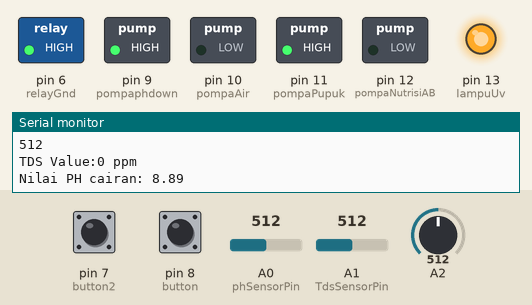
This sketch was run on a simulated Arduino Leonardo, built with avr-gcc and run on an emulated ATmega32U4. Parts: switched loads named in the sketch (green lamp = pin HIGH), output pins drawn as LEDs (lit = HIGH), the last lines printed to the serial monitor. The inputs (shaded band) are chosen by the test bench; at power-on: pin 7 (button2) LOW, A0 (phSensorPin) = 512, A1 (TdsSensorPin) = 512, A2 = 512, pin 8 (button) LOW. WiFi joins after 1.5 s; servers stay silent unless stated; the local clock reads 2024-03-15 10:24:30 at power-on unless the sketch sets it.

Above: at 3.0 s.
3.1 s: pin 7 (button2) pulled HIGH for 3.2 s
At 8.0 s:
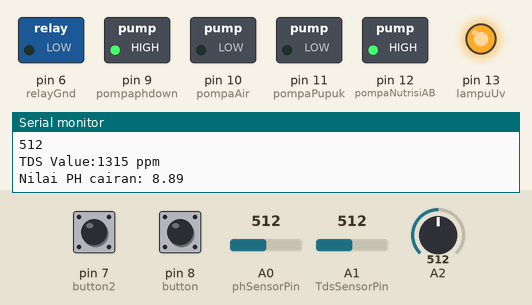
8.9 s: A0 (phSensorPin) set to 578
10.4 s: A0 (phSensorPin) set to 603
At 11.7 s:
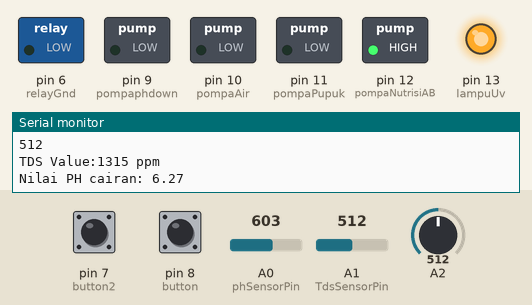
12.0 s: A1 (TdsSensorPin) set to 403
15.0 s: A1 (TdsSensorPin) set to 367
At 17.7 s:
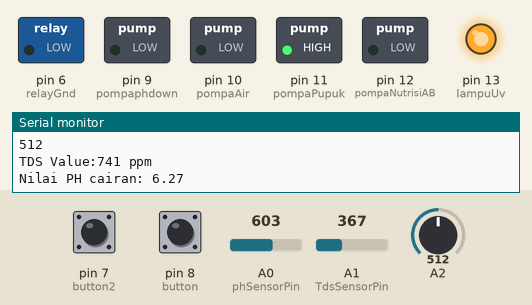
18.0 s: A2 set to 105
19.5 s: A2 set to 96
At 21.0 s:
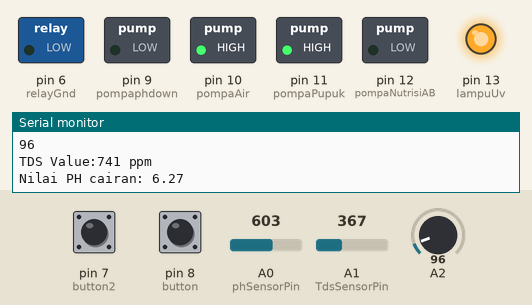
Timing chart, 0 to 22.1 s (numbered marks = the images above; inputs shaded):
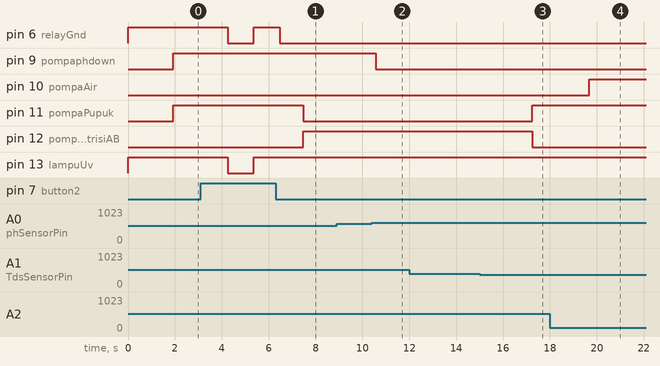

Measured:
- the behaviour switches between 595 and 596 on A0 (phSensorPin) (found by bisection; images 1 and 2)
- the behaviour switches between 386 and 385 on A1 (TdsSensorPin) (found by bisection; images 2 and 3)
- the behaviour switches between 101 and 100 on A2 (found by bisection; images 3 and 4)
- after the input at 3.1 s, pin 6 (relayGnd): HIGH → LOW after 1.1 s, → HIGH 1.1 s later, → LOW 1.1 s later; pin 11 (pompaPupuk): HIGH → LOW after 4.4 s instead of 0.59 s; pin 12 (pompaNutrisiAB): LOW → HIGH after 4.4 s instead of 0.59 s; pin 13 (lampuUv): HIGH → LOW after 1.1 s, → HIGH 1.1 s later
- after the input at 10.4 s, pin 9 (pompaphdown): HIGH → LOW after 0.18 s
- after the input at 15.0 s, pin 11 (pompaPupuk): LOW → HIGH after 2.2 s; pin 12 (pompaNutrisiAB): HIGH → LOW after 2.2 s
- after the input at 19.5 s, pin 10 (pompaAir): LOW → HIGH after 0.18 s

The sketch:

FINAL_SMARTGARDEN_BLYNK.ino
```cpp
#define BLYNK_PRINT Serial
#include <ESP8266_Lib.h>
#include <BlynkSimpleShieldEsp8266.h>
#include <EEPROM.h>
#include <DS3231_Simple.h>
DS3231_Simple Clock;
#define TdsSensorPin A1
#define VREF 5.0      // analog reference voltage(Volt) of the ADC
#define SCOUNT  30           // sum of sample point
char ssid [] = "Home";
char pass [] = "home9899";
//char ssid [] = "nextjack";
//char pass [] = "dwl686168";
char auth[] = "w9gKcejlGmde44KVrdu7D-NQD6kRBNGd";


// Hardware Serial on Mega, Leonardo, Micro...
#define EspSerial Serial1


// or Software Serial on Uno, Nano...
//#include <SoftwareSerial.h>
//SoftwareSerial EspSerial(2, 3); // RX, TX

// Your ESP8266 baud rate:
#define ESP8266_BAUD 115200

ESP8266 wifi(&EspSerial);

int analogBuffer[SCOUNT];    // store the analog value in the array, read from ADC
int analogBufferTemp[SCOUNT];
int resval = 0;  // holds the value
int analogBufferIndex = 0, copyIndex = 0;
int button = 8;
int nilaitombol;
int count;
int button2 = 7;
int nilaitombol2;
int count2;
int waktuTanam = 0;
int lampuUv = 13;
int pompaNutrisiAB = 12;
int pompaPupuk = 11;
int pompaAir = 10;
int pompaphdown = 9;
int relayGnd = 6;
String keadaanAir;
String modeSistem;
String sistemTanam;
const int phSensorPin  = A0;
float Po = 0;
byte value;
float averageVoltage = 0, tdsValue = 0, temperature = 25;

void setup()
{
  Serial.begin(9600);
  pinMode (phSensorPin, INPUT);
  pinMode(button, INPUT);
  pinMode(button2, INPUT);
  pinMode(TdsSensorPin, INPUT);
  pinMode(lampuUv, OUTPUT);
  pinMode(pompaNutrisiAB, OUTPUT);
  pinMode(pompaPupuk, OUTPUT);
  pinMode(pompaAir, OUTPUT);
  pinMode(pompaphdown, OUTPUT);
  pinMode(relayGnd, OUTPUT);
  digitalWrite(lampuUv, HIGH);
  digitalWrite(relayGnd, HIGH);
  Clock.begin();
  EspSerial.begin(ESP8266_BAUD);
  delay(10);

  Blynk.begin(auth, wifi, ssid, pass);
}

void loop()
{
  Blynk.run();
  // program rtc
  DateTime waktu;
  waktu = Clock.read();

  Serial.print(waktu.Day);
  Serial.print("/");
  Serial.print(waktu.Month);
  Serial.print("/");
  Serial.print(waktu.Year);
  Serial.print(" ");
  Serial.print(waktu.Hour);
  Serial.print(":");
  Serial.print(waktu.Minute);
  Serial.print(":");
  Serial.println(waktu.Second);
  int waktuDay = waktu.Day;
  int waktuHour = waktu.Hour;

  //program button waktu tanam
  nilaitombol = digitalRead(button);
  if (nilaitombol == 1) {
    count++;
    delay(1000);
    delay(1);
    if (count == 1) {
      sistemTanam = "tanaman sedang dalam pertumbuhan";
      if (waktuDay++)
      {
        value++;
        EEPROM.write(0, value);

      }
    }
    else if (count == 2) {
     sistemTanam = "tanaman telah dipanen" ;
      value = 0;
      count = 0;
    }
  }


  // program mode indoor dan outdor
  nilaitombol2 = digitalRead(button2);

  //Program water level
  resval = analogRead(A2);
  Serial.println(resval);


  //program ppm
  static unsigned long analogSampleTimepoint = millis();
  if (millis() - analogSampleTimepoint > 40U)  //every 40 milliseconds,read the analog value from the ADC
  {
    analogSampleTimepoint = millis();
    analogBuffer[analogBufferIndex] = analogRead(TdsSensorPin);    //read the analog value and store into the buffer
    analogBufferIndex++;
    if (analogBufferIndex == SCOUNT)
      analogBufferIndex = 0;
  }
  static unsigned long printTimepoint = millis();
  if (millis() - printTimepoint > 800U)
  {
    printTimepoint = millis();
    for (copyIndex = 0; copyIndex < SCOUNT; copyIndex++)
      analogBufferTemp[copyIndex] = analogBuffer[copyIndex];
    averageVoltage = getMedianNum(analogBufferTemp, SCOUNT) * (float)VREF / 1024.0; // read the analog value more stable by the median filtering algorithm, and convert to voltage value
    float compensationCoefficient = 1.0 + 0.02 * (temperature - 25.0); //temperature compensation formula: fFinalResult(25^C) = fFinalResult(current)/(1.0+0.02*(fTP-25.0));
    float compensationVolatge = averageVoltage / compensationCoefficient; //temperature compensation
    tdsValue = (133.42 * compensationVolatge * compensationVolatge * compensationVolatge - 255.86 * compensationVolatge * compensationVolatge + 857.39 * compensationVolatge) * 0.5; //convert voltage value to tds value
    //Serial.print("voltage:");
    //Serial.print(averageVoltage,2);
    //Serial.print("V   ");

  }
  Serial.print("TDS Value:");
  Serial.print(tdsValue, 0);
  Serial.println(" ppm");
  delay(5);

  //program ph air
  int nilaiPengukuranPh = analogRead(phSensorPin);
  double TeganganPh = 5 / 1024.0 * nilaiPengukuranPh;
  //Po = 7.00 + ((teganganPh7 - TeganganPh) / PhStep);
  Po = 8.30 + ((2.6 - TeganganPh) / 0.17);
  Serial.print("Nilai PH cairan: ");
  Serial.println(Po);
  delay(100);
  //kurang pupuk
  if ((tdsValue >= 0) && (tdsValue <= 800))
  {
    digitalWrite(pompaNutrisiAB, LOW);
    digitalWrite(pompaPupuk, HIGH);

  }
  //Batas wajar kualitas pupuk
  if (tdsValue > 800)
  {
    digitalWrite(pompaPupuk, LOW);
    digitalWrite(pompaNutrisiAB, HIGH);
  }
  // air menyala saat kurang dari jarak normal
  if (resval <= 100)
  {
    keadaanAir="Tidak Penuh";
    digitalWrite(pompaAir, HIGH);
  }

  // air berhenti saat melewati batas
  if (resval > 330)
  {
    keadaanAir="Penuh";
    digitalWrite(pompaAir, LOW);
  }

  //ph air basa
  if ( Po > 6.50)
  {
    digitalWrite(pompaphdown, HIGH);
  }
  if ( Po <= 6.50)
  {
    digitalWrite(pompaphdown, LOW);
  }
  if (nilaitombol2 == 1) {

    count2++;
    delay(1000);
    if (count2 == 1)
    {
      modeSistem = "Normal Indoor";
      if ((waktuHour >= 5) && ( waktuHour <= 19))
      {
        digitalWrite(relayGnd, LOW);
        digitalWrite(lampuUv, LOW);
      }
      if ((waktuHour <= 5) || ( waktuHour >= 19))
      {
        digitalWrite(relayGnd, HIGH);
        digitalWrite(lampuUv, HIGH);
      }
    }
    if (count2 == 2)
    {
      modeSistem = "Night Indoor";
      if ((waktuHour < 5) || ( waktuHour > 19))
      {
        digitalWrite(relayGnd, LOW);
        digitalWrite(lampuUv, LOW);
      }
      if ((waktuHour > 5) && ( waktuHour < 19))
      {
        digitalWrite(relayGnd, HIGH);
        digitalWrite(lampuUv, HIGH);
      }
    }
  }
  if (count2 == 3)
  {
    modeSistem = "Outdoor ";
    if ((waktuHour >= 5) && ( waktuHour <= 19))
    {
      digitalWrite(relayGnd, LOW);
      digitalWrite(lampuUv, HIGH);
    }
    if ((waktuHour <= 5) || ( waktuHour >= 19))
    {
      digitalWrite(relayGnd, HIGH);
      digitalWrite(lampuUv, HIGH);
    }
    count2 = 0;
  }

  Serial.println(modeSistem);
  waktuTanam = EEPROM.read(0);
  Serial.print("waktu tanam =" );
  Serial.print(waktuTanam);
  Serial.print(" hari");
  Serial.println (" ");


}
int getMedianNum(int bArray[], int iFilterLen)
{
  int bTab[iFilterLen];
  for (byte i = 0; i < iFilterLen; i++)
    bTab[i] = bArray[i];
  int i, j, bTemp;
  for (j = 0; j < iFilterLen - 1; j++)
  {
    for (i = 0; i < iFilterLen - j - 1; i++)
    {
      if (bTab[i] > bTab[i + 1])
      {
        bTemp = bTab[i];
        bTab[i] = bTab[i + 1];
        bTab[i + 1] = bTemp;
      }
    }
  }
  if ((iFilterLen & 1) > 0)
    bTemp = bTab[(iFilterLen - 1) / 2];
  else
    bTemp = (bTab[iFilterLen / 2] + bTab[iFilterLen / 2 - 1]) / 2;
  return bTemp;
}
BLYNK_READ(V0) //Blynk app has something on V0
{
  Blynk.virtualWrite(V0, waktuTanam); //sending to Blynk
}
BLYNK_READ(V1) //Blynk app has something on V1
{
  Blynk.virtualWrite(V1, Po); //sending to Blynk
}
BLYNK_READ(V2) //Blynk app has something on V2
{
  Blynk.virtualWrite(V2, tdsValue); //sending to Blynk
}
BLYNK_READ(V3) //Blynk app has something on V3
{
  Blynk.virtualWrite(V3, keadaanAir); //sending to Blynk
}
BLYNK_READ(V4) //Blynk app has something on V4
{
  Blynk.virtualWrite(V4, modeSistem); //sending to Blynk
}
BLYNK_READ(V5) //Blynk app has something on V5
{
  Blynk.virtualWrite(V5, sistemTanam); //sending to Blynk
}
```
